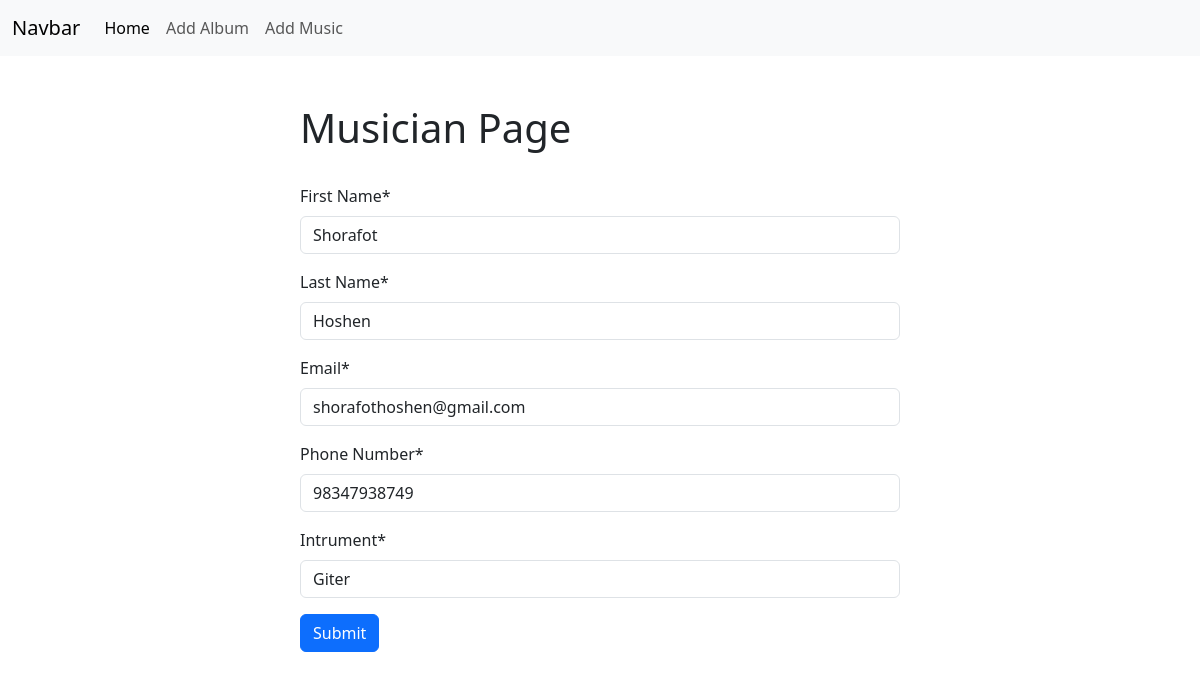
Page /add/music_edit/3 on the committed database.
### music/models.py (models this page shows, shortened)
class MusicModel(models.Model):
    First_Name=models.CharField(max_length=30)
    Last_Name=models.CharField(max_length=30)
    Email=models.EmailField(unique=True)
    Phone_Number=models.CharField(max_length=15)
    Intrument=models.CharField(max_length=50)

### music/views.py (the view)
# urls.py: path("music_edit/<int:id>",views.MusicEdit,name="musicEdit"),
def MusicEdit(request,id):
    music=MusicModel.objects.get(pk=id)
    if request.method=="POST":
          form=MusicForm(request.POST, instance=music)
          if form.is_valid():
               form.save()
               return redirect("AddHome")
    else:
         form=MusicForm(instance=music)
    return render(request,"Music/add_music.html",{"form":form})

### music/forms.py
class MusicForm(forms.ModelForm):
    class Meta:
        model=MusicModel
        fields="__all__"

### music/templates/Music/add_music.html (shortened to what this page needs)
{% extends "base.html" %}
{% load crispy_forms_tags %}
{% block contain %}
<form method="post" style="width: 50%;margin: auto;" class='pt-5'>
    <h1>Musician Page</h1>
    <br>
    {{form | crispy }}
    <input class="btn btn-primary " type="submit" value="Submit">
</form>
{% endblock contain %}

### rows in the picture
MusicModel: First_Name "Shorafot", Last_Name "Hoshen", Email "shorafothoshen@gmail.com", Phone_Number "98347938749", Intrument "Giter"
